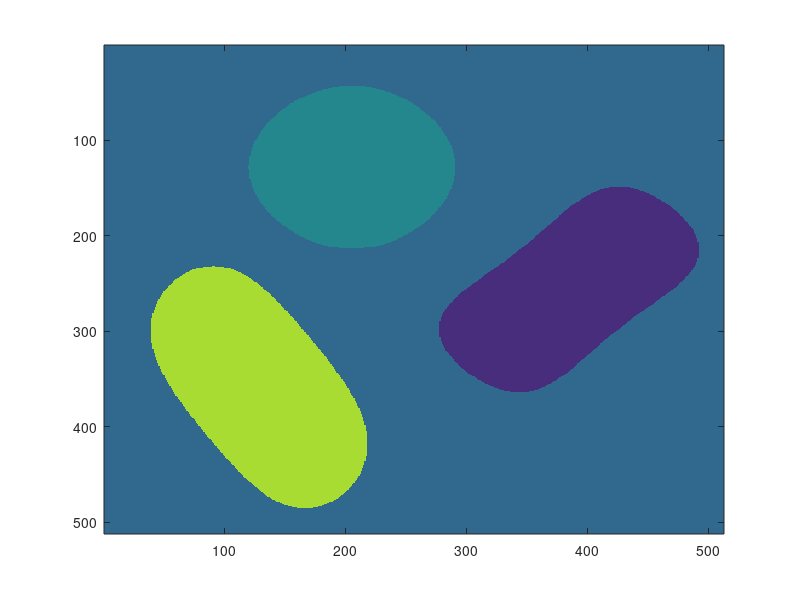

Reproduce this figure in MATLAB. (Note: this script raises an error after producing the figure.)
%% Code to generate figure 3
%% pwc image 1: non-intersecting regions
%Uncomment code to re-generate minimal polynomial and PWC function

% K0 = 1; %define a 3x3 filter
% m = 4*2048; %spatial grid size
% chi = zeros(m);
% xval = [ -1 0 1; -1 0 1; -1 0 1];
% yval = xval.';
% trans = @(x,y) exp(-1i*pi*xval*x).*exp(1i*pi*yval*y);
% 
% muhat = zeros(2*K0+1,2*K0+1,2*K0+1);
% muhat(:,:,1) = trans(0.3,0).*[0 1i 0; -1i -3 1i; 0 -1i 0];   %blob1
% muhat(:,:,2) = trans(1,0.5).*[-1 2i 1; -2i -5.0 2i; -1 -2i -1]; %blob2
% muhat(:,:,3) = trans(0,0.9).*[0.5 1i 0.5; -2i -4.5 2i; 0.5 -1i 0.5]; %blob3
% 
% amps = [0.2, -0.3, 0.8]; %region amplitudes
% realc = 1;
% for i=1:3
% muhat0 = muhat(:,:,i);
% muhat0 = fftshift(fft2(real(ifft2(ifftshift(muhat0))))); %make polynomial real-valued
% 
% ind = mod((1:(2*K0+1))-(K0+1),m)+1;
% J = zeros(m);
% J(ind,ind) = muhat0;
% I = m^2*real(ifft2(J));
% chi = chi + amps(i)*(I>0); 
% realc = conv2(realc,muhat0);
% end
% chi = flipud(fftshift(chi));
% 
% %compute fourier data
% K = 10; %square sampling window from -2K:2K by -2K:2K
% fhat0 = fft2(chi);
% ind = mod((1:(4*K+1))-(2*K+1),m)+1;
% fhat = fhat0(ind,ind);
% kx = -(2*K):(2*K);
% ky = kx.';
% 
% fxhat = fhat.*repmat(1i*2*pi*kx,[4*K+1,1]); %low-pass fourier coefficients of \partial_x f 
% fyhat = fhat.*repmat(1i*2*pi*ky,[1,4*K+1]); %low-pass fourier coefficients of \partial_x f 
% 
% fsmall = imresize(chi,[512,512],'nearest');
% save('pwc1.mat','realc','fxhat','fyhat','fsmall');
% clear I J chi;
%% pwc image 2: intersecting regions
% K0 = 1;
% m = 4*2048;
% chi = zeros(m);
% %muhat = randn(2*K+1,2*K+1) + 1i*randn(2*K+1,2*K+1);
% xval = [ -1 0 1; -1 0 1; -1 0 1];
% yval = xval.';
% trans = @(x,y) exp(-1i*pi*xval*x).*exp(1i*pi*yval*y);
% 
% muhat = zeros(3,3,3);
% muhat(:,:,1) = trans(0.5,0.1).*[0 1i 0; -1i -1.5 1i; 0 -1i 0];
% muhat(:,:,2) = trans(0.75,0.5).*[-1 2i 1; -2i -3.0 2i; -1 -2i -1];
% muhat(:,:,3) = trans(0.2,0.6).*[0.5 1i 0.5; -2i -2.5 2i; 0.5 -1i 0.5];
% 
% amps = [0.2, -0.3, 0.8];
% realc = 1;
% for i=1:3
% muhat0 = muhat(:,:,i);
% muhat0 = fftshift(fft2(real(ifft2(ifftshift(muhat0)))));
% 
% ind = mod((1:(2*K0+1))-(K0+1),m)+1;
% J = zeros(m);
% J(ind,ind) = muhat0;
% I = m^2*real(ifft2(J));
% chi = chi + amps(i)*(I>0);
% realc = conv2(realc,muhat0);
% end
% chi = flipud(fftshift(chi));
% a = unique(chi);
% a = a(a~=0);
% a = sort(a);
% b = [0.2 -0.1 -0.5 0.6 0.9 -0.2 0.4];
% for i=1:length(a)
%         chi(chi==a(i)) = b(i);
% end
% figure(1); imshow(chi,[]);
% chi = round(chi*10)/10;
% 
% %compute fourier data
% K = 10; %square sampling window from -2K:2K by -2K:2K
% fhat0 = fft2(chi);
% ind = mod((1:(4*K+1))-(2*K+1),m)+1;
% fhat = fhat0(ind,ind);
% kx = -(2*K):(2*K);
% ky = kx.';
% 
% fxhat = fhat.*repmat(1i*2*pi*kx,[4*K+1,1]); %low-pass fourier coefficients of \partial_x f 
% fyhat = fhat.*repmat(1i*2*pi*ky,[1,4*K+1]); %low-pass fourier coefficients of \partial_x f 
% 
% fsmall = imresize(chi,[512,512],'nearest');
% save('pwc2.mat','realc','fxhat','fyhat','fsmall');
% clear I J chi;
%% pwc image 3: intersecting regions
% K0 = 1;
% m = 4*2048;
% chi = zeros(m);
% %muhat = randn(2*K+1,2*K+1) + 1i*randn(2*K+1,2*K+1);
% xval = [ -1 0 1; -1 0 1; -1 0 1];
% yval = xval.';
% trans = @(x,y) exp(-1i*pi*xval*x).*exp(1i*pi*yval*y);
% 
% muhat = zeros(3,3,2);
% %muhat(:,:,1) = trans(0.5,0.1).*[0 1i 0; -1i -1.5 1i; 0 -1i 0];
% %muhat(:,:,1) = trans(0.75,0.5).*[-1 2i 1; -2i -3.0 2i; -1 -2i -1];
% muhat(:,:,1) = trans(0.5,0.5).*[0.1 1i 0.1; -2i -2.5 2i; 0.1 -1i 0.1];
% muhat(:,:,2) = trans(-0.5,0.5).*rot90([0.1 1i 0.1; -2i -2.5 2i; 0.1 -1i 0.1],1);
% 
% amps = [1, 2];
% realc = 1;
% for i=1:2
% muhat0 = muhat(:,:,i);
% muhat0 = fftshift(fft2(real(ifft2(ifftshift(muhat0)))));
% 
% ind = mod((1:(2*K0+1))-(K0+1),m)+1;
% J = zeros(m);
% J(ind,ind) = muhat0;
% I = m^2*real(ifft2(J));
% chi = chi + amps(i)*(I>0);
% realc = conv2(realc,muhat0);
% end
% 
% chi = flipud(fftshift(chi));
% 
% b = [-0.4147 - 0.6249i, 1.9122 - 1.1687i,  -0.3909 + 0.3926i, 0.4092 + 1.3018i, -1.1424 - 0.5936i];
% chi((chi==3)) = b(1);
% mask1 = chi==1;
% mask = mask1;
% mask(1:floor(m/2),:) = 0;
% chi(mask) = b(2);
% mask = mask1;
% mask(floor(m/2):end,:) = 0;
% chi(mask) = b(3);
% mask1 = chi==2;
% mask = mask1;
% mask(:,1:floor(m/2)) = 0;
% chi(mask) = b(4);
% mask = mask1;
% mask(:,floor(m/2):end) = 0;
% chi(mask) = b(5);
% 
% figure(1); imshow(abs(chi),[]);
% chi = round(chi*10)/10;
% 
% %compute fourier data
% K = 10; %square sampling window from -2K:2K by -2K:2K
% fhat0 = fft2(chi);
% ind = mod((1:(4*K+1))-(2*K+1),m)+1;
% fhat = fhat0(ind,ind);
% kx = -(2*K):(2*K);
% ky = kx.';
% 
% fxhat = fhat.*repmat(1i*2*pi*kx,[4*K+1,1]); %low-pass fourier coefficients of \partial_x f 
% fyhat = fhat.*repmat(1i*2*pi*ky,[1,4*K+1]); %low-pass fourier coefficients of \partial_x f 
% 
% fsmall = imresize(abs(chi),[512,512],'nearest');
% save('pwc3.mat','realc','fxhat','fyhat','fsmall');
% clear I J chi;
%% Load pre-computed data
load pwc1;
%load pwc2;
%% Plot piecewise constant function f and the minimal polynomial mu
K0 = 3;
ind = fliplr(mod((1:(2*K0+1))-(K0+1),512)+1);
muplot = zeros(512);
muplot(ind,ind) = realc;
muplot = fliplr(fftshift(real(ifft2(muplot))));
muplot = muplot/max(abs(muplot(:)));
figure(1); imagesc(fsmall,[-0.5,1]); colormap parula; colorbar; axis image; axis off; title('original PWC image');
figure(2); imagesc(muplot,[-0.15,0.15]); colormap parula; colorbar; axis image; axis off; title('original minimal polynomial');
hold on; contour(muplot,[0,0],'Color','black'); hold off;
%% Build structured T(fhat) matrix
addpath('../etc');
K0 = 3; %filter size (2*K0+1)x(2*K0+1) %trim Fourier data so that T is close to square
sampsiz = [11,11]; %necessary minimum number of samples
kx = repmat(-20:20,[41,1]);
ky = rot90(kx,1);
k(1,:) = kx(:); k(2,:) = ky(:);
sampinds = get_lowpass_inds(k,sampsiz);
fxhat_trim = reshape(fxhat(sampinds),sampsiz);
fyhat_trim = reshape(fyhat(sampinds),sampsiz);
Tx = im2col(rot90(fxhat_trim,2),[2*K0+1,2*K0+1]).';
Ty = im2col(rot90(fyhat_trim,2),[2*K0+1,2*K0+1]).';
%% Show necessary condition allows recovery of minimal polynomial
Tfull = [Tx(1:(end-1),:);Ty(1:(end-1),:)]; %remove last row of Tx and Ty to reach necessary limit
fprintf('Dimensions of T(fhat) = %d x %d\n',size(Tfull,1),size(Tfull,2));

% Compute SVD to obtain nullspace
[U,S,V] = svd(Tfull);
s = diag(S);
s = s/s(1);
logS1 = log10(s);
figure(3); stem(logS1); title('Normalized singular values of T(fhat) (log scale)')

% Plot filter cooresponding to minimal singular value
m=512;
ind = mod((1:(2*K0+1))-(K0+1),m)+1;
c1 = V(:,end);
F1 = zeros(m);
F1(ind,ind) = reshape(c1,[2*K0+1,2*K0+1]);
F1 = (m^2*((ifft2(F1))));
figure(4); 
imagesc(-real(F1)/max(real(F1(:))),[-0.5,0.5]); colormap parula; colorbar; title('recovery from necessary minimum of samples');
hold on;
contour(real(F1),[0 0],'Color','black');
hold off;
%% Show that for less than necessary condition the recovery fails
Tdef = [Tx(1:(end-2),:);Ty(1:(end-2),:)]; %remove last row two rows of Tx and Ty to go below necessary bound
fprintf('Dimensions of T(fhat) = %d x %d\n',size(Tdef,1),size(Tdef,2));

[U,S,V] = svd(Tdef);
s = diag(S);
s = s/s(1);
logS2 = log10(s);
figure(5); stem(logS2); title('Normalized singular values of rank deficient T(fhat) (log scale)')

% Plot filter cooresponding to minimal singular value
m=512;
ind = mod((1:(2*K0+1))-(K0+1),m)+1;
c2 = V(:,end);
F2 = zeros(m);
F2(ind,ind) = reshape(c2,[2*K0+1,2*K0+1]);
F2 = (m^2*((ifft2(F2))));
figure(6); 
imagesc(real(F2)/max(real(F2(:))),[-0.1,0.1]); colormap parula; colorbar; title('recovery from below necessary minimum samples');
hold on;
contour(real(F2),[0 0],'Color','black');
hold off;
%% 
% %% export plot: original image
% fig = figure(10);
% imagesc(fsmall,[-0.5,1]); colormap parula; colorbar;
% axis image
% axis off
% %export_fig edge_recovery_pwc_n3.eps -transparent
% %export_fig edge_recovery_pwc_n7.eps -transparent
% %% export plot: sucessful recovery/minimal polynomial
% fig = figure(11);
% scale = [-1, 1];
% mask = real(F1)/max(real(F1(:)));
% mask2 = sign(mask).*abs(mask).^(1/2);
% imagesc(mask,scale); colormap parula ; colorbar;
% axis image
% axis off
% hold on
% contour(real(F1),[0 0],'Color','black');
% hold off
% %export_fig edge_recovery_mask1_n3.eps -transparent
% %export_fig edge_recovery_mask1_n7.eps -transparent
% %% export plot: failed recovery
% fig = figure(12);
% mask = real(F2)/max(real(F2(:)));
% mask2 = sign(mask).*abs(mask).^(1/2);
% imagesc(-mask,[-0.05,0.05]); colormap parula ; colorbar;
% axis image
% axis off
% hold on
% contour(real(F2),[0 0],'Color','black');
% hold off
% %export_fig edge_recovery_mask2_n3.eps -transparent
% %export_fig edge_recovery_mask2_n7.eps -transparent
% %% plot: singular vals -- successful recovery
% fig = figure(13);
% stem(logS1,'.-');
% axis([1 50 -8 0])
% set(fig,'Position',[100 100 200 150]);
% %export_fig edge_recovery_singvals1_n3.eps -transparent
% %export_fig edge_recovery_singvals1_n7.eps -transparent
% %% plot: singular vals -- successful recovery
% fig = figure(14);
% stem(logS2,'.-');
% axis([1 50 -8 0])
% set(fig,'Position',[100 100 200 150]);
% %export_fig edge_recovery_singvals2_n3.eps -transparent
% %export_fig edge_recovery_singvals2_n7.eps -transparent
